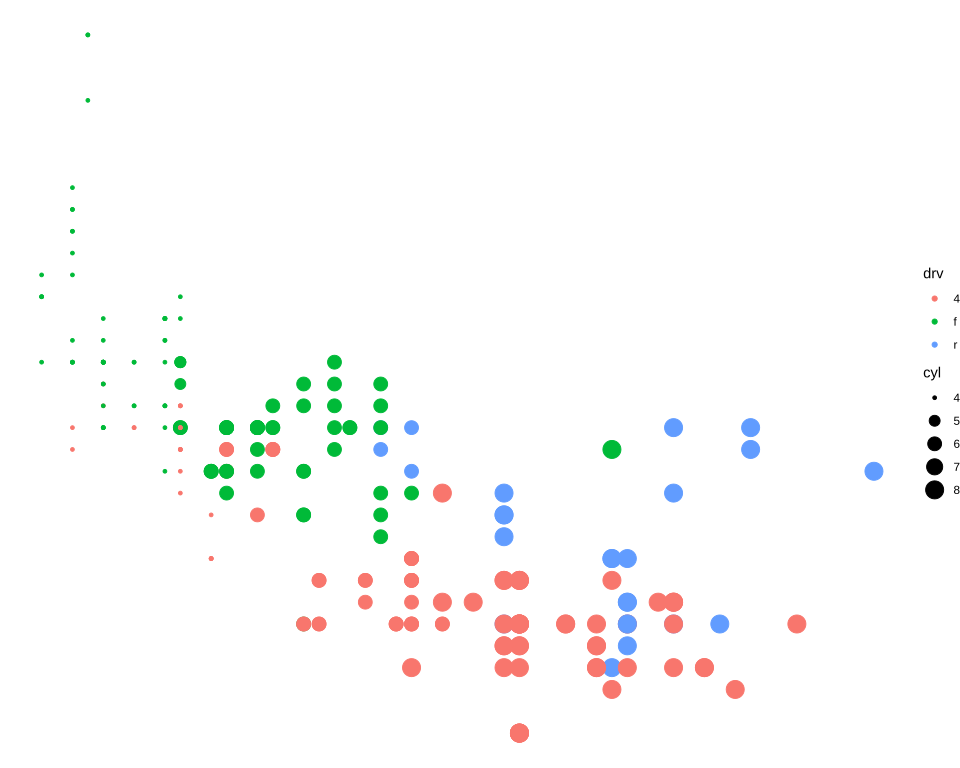

Here is the R script that generated this plot:
# The plot test/golden/theme_void_legends.svg draws, drawn by ggplot2 itself, as ggplot2's own visual
# tests draw their snapshots: the independent check on that golden whenever it changes. The suite
# never runs this; it needs R, ggplot2 and vdiffr, saved as the Docker image giggly-r:ggplot2-4.0.3.
# From the repository's root:
#
#   docker run --rm -v "$PWD/test/golden":/golden:ro giggly-r:ggplot2-4.0.3 \
#     Rscript /golden/theme_void_legends.R > theme_void_legends.ggplot2.svg
#
# and compare the two drawings element by element, as test/golden/point.R describes.
#
# mpg's highway mileage against engine size by drive and cylinders under theme_void(), the colour
# legend over the size legend: theme_void() sets no space between legends, and ggplot2's guide box
# then puts half a line between them, 7.2 points.
#
# First checked with ggplot2 4.0.3 and vdiffr 1.0.9: every element and clip path matches.

library(ggplot2)

plot <- ggplot(mpg, aes(displ, hwy, colour = drv, size = cyl)) +
  geom_point() +
  guides(colour = guide_legend(order = 1), size = guide_legend(order = 2)) +
  theme_void()

file <- tempfile(fileext = ".svg")
vdiffr::write_svg(plot, file)
cat(readLines(file), sep = "\n")
